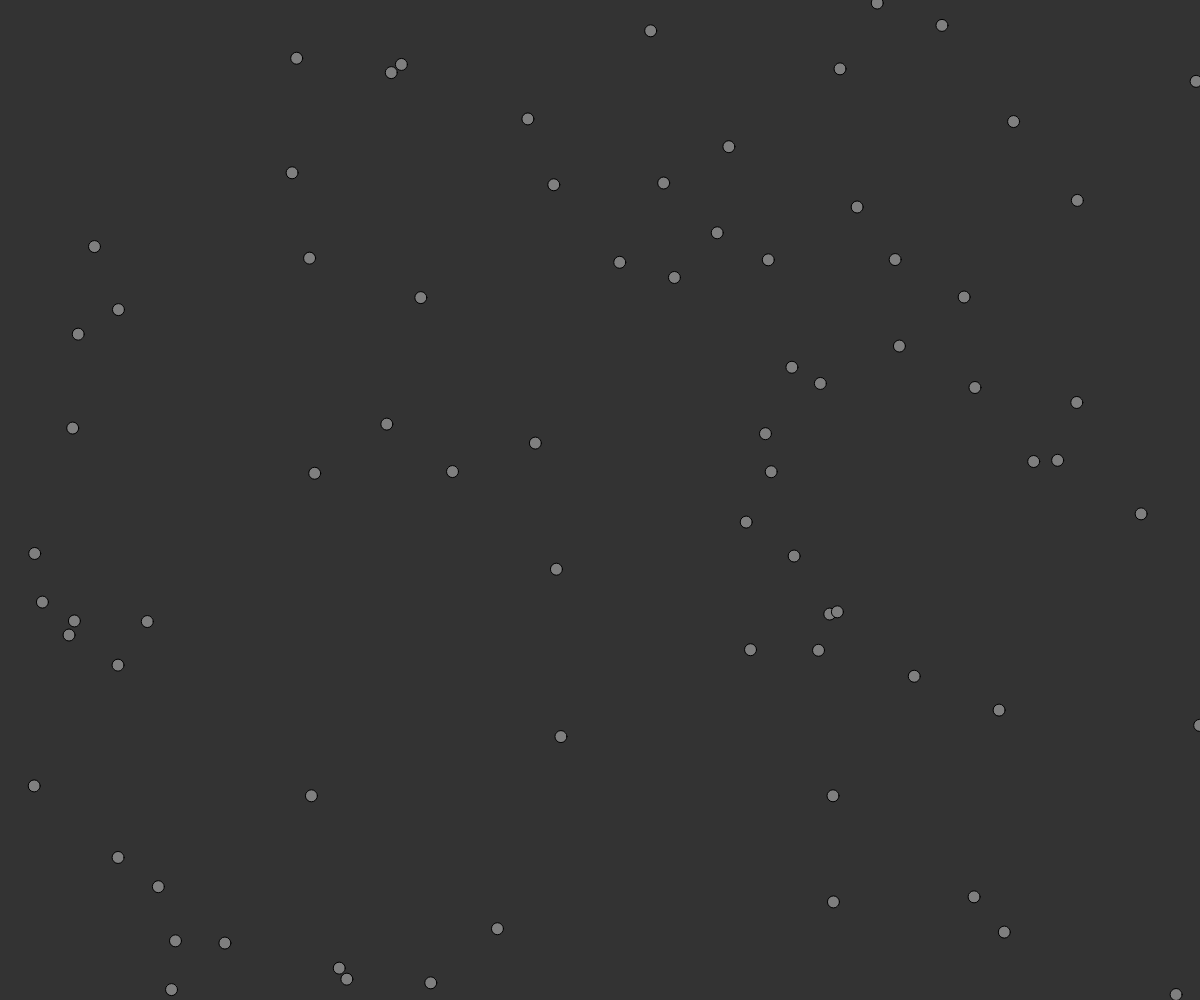
Frame 1 (no input)
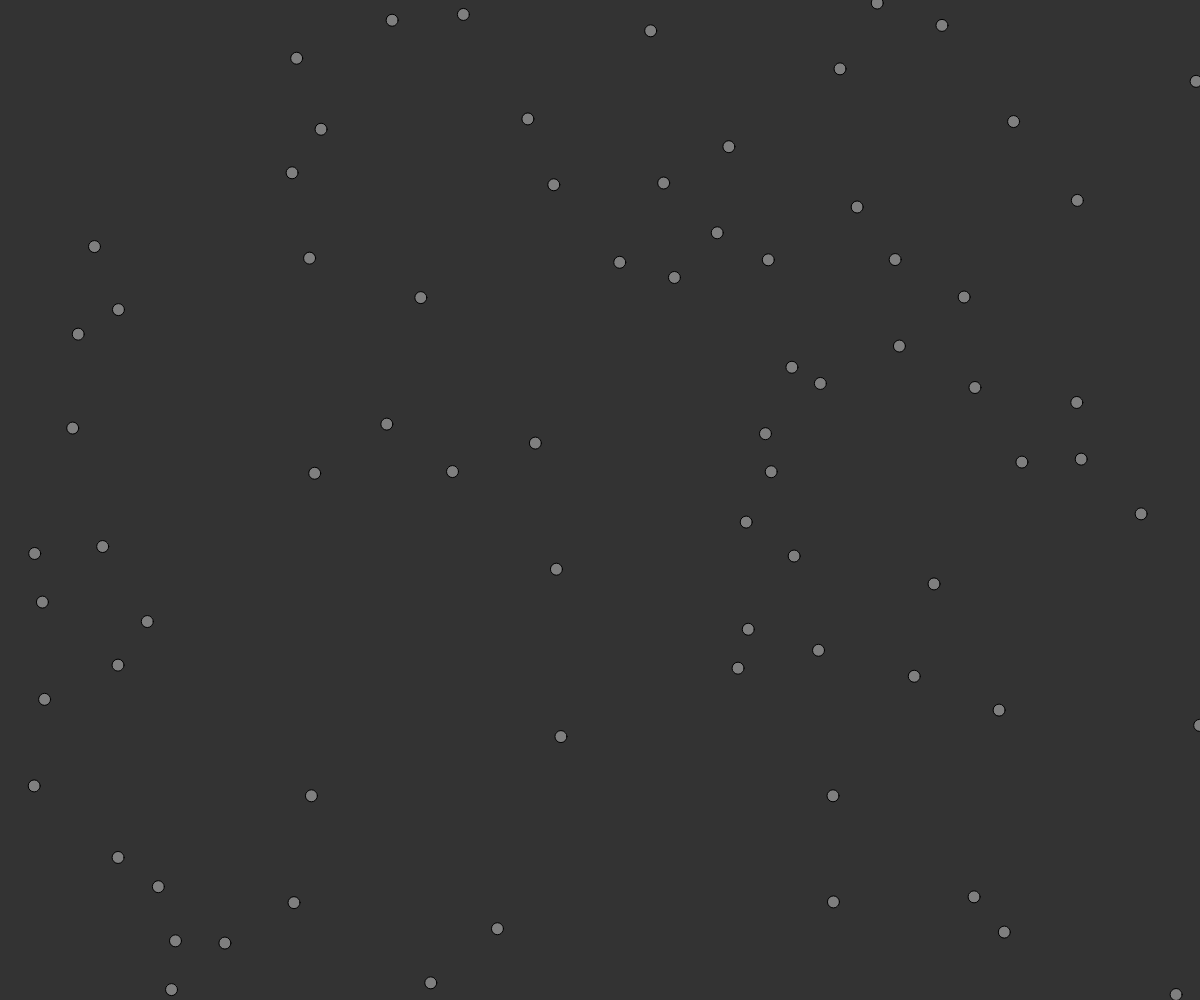
Frame 60 (no input)
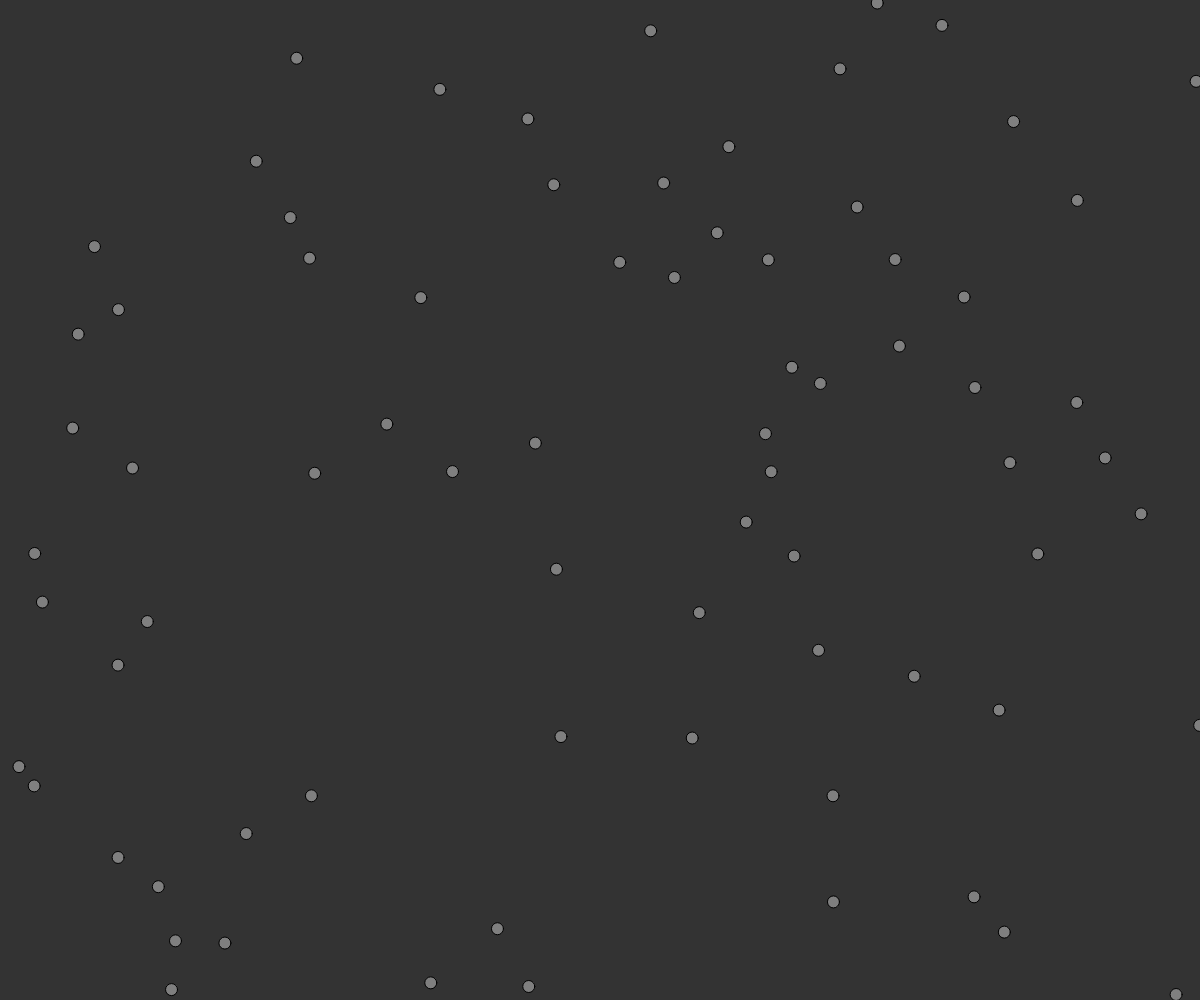
Frame 120 (the mouse pressed at the canvas centre since frame 60)

The p5.js sketch that drew these frames (run headless with seeded random() and noise() and a simulated clock; from frame 60 on, the mouse is pressed at the canvas centre):

// p5.js sketch
// ── sketch.js
var vehicles = [];

function setup() {
    createCanvas(window.innerWidth,window.innerHeight)

    for(var i = 0; i < 75; i++){
        vehicles.push(new Vehicle(random(width),random(height)))
    }
}

function draw(){
    background(51)

    for(var i = 0; i < vehicles.length;i++){
        vehicles[i].setaracion(vehicles);
        vehicles[i].update()
        vehicles[i].borders()
        vehicles[i].display();
    }
}

function mouseDragged(){
    vehicles.push(new Vehicle(mouseX, mouseY));
}
// ── vehicle.js
function Vehicle(x,y){
    this.position = createVector(x, y)
    this.r = 12;
    this.maxspeed = 3 
    this.maxforce = 0.2
    this.aceleracion = createVector(0, 0)
    this.velocidad = createVector(0, 0)

    this.applyForce = function(force){
        this.aceleracion.add(force)
    }

    this.setaracion = function(vehicles){
        var aversion = this.r * 2;
        var sum = createVector();
        var count = 0;

        for(var i = 0; i < vehicles.length; i++){
            var d = p5.Vector.dist(this.position, vehicles[i].position);

            if((d > 0) &&(d < aversion)){
                var diff = p5.Vector.sub(this.position,vehicles[i].position);
                diff.normalize();
                diff.div(d);
                sum.add(diff)
                count++
            }
        }

        if(count > 0){
            sum.div(count);

            sum.normalize()
            sum.mult(this.maxspeed)

            var steer = p5.Vector.sub(sum, this.velocidad);
            steer.limit(this.maxforce);
            this.applyForce(steer)
        }
    }

    this.update = function(){
        this.velocidad.add(this.aceleracion);

        this.velocidad.limit(this.maxspeed)
        this.position.add(this.velocidad)

        this.aceleracion.mult(0)

    }

    this.display = function(){
        fill(127)
        push()
        translate(this.position.x, this.position.y)
        ellipse(0,0,this.r, this.r)
        pop()
    }

    this.borders = function(){
        if (this.position.x < -this.r) this.position.x =  width+this.r;
        if (this.position.y < -this.r) this.position.y = height+this.r;
        if (this.position.x >  width+this.r) this.position.x = -this.r;
        if (this.position.y > height+this.r) this.position.y = -this.r;
    }

}
